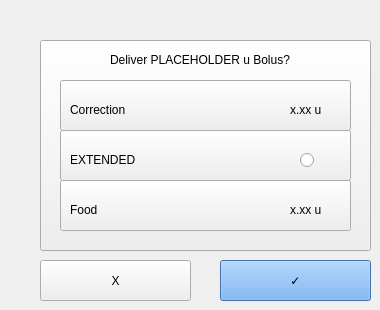
   <widget class="QWidget" name="page_6">
    <widget class="QPushButton" name="page5BackgroundButton">
     <property name="geometry">
      <rect>
       <x>40</x>
       <y>40</y>
       <width>331</width>
       <height>211</height>
      </rect>
     </property>
     <property name="styleSheet">
      <string notr="true">font: 75 25pt &quot;DejaVu Sans&quot;;
</string>
     </property>
     <property name="text">
      <string/>
     </property>
    </widget>
    <widget class="QLabel" name="page5MainLabel">
     <property name="geometry">
      <rect>
       <x>110</x>
       <y>50</y>
       <width>211</width>
       <height>20</height>
      </rect>
     </property>
     <property name="text">
      <string>Deliver PLACEHOLDER u Bolus?</string>
     </property>
    </widget>
    <widget class="QPushButton" name="page5CorrectionButton">
     <property name="geometry">
      <rect>
       <x>60</x>
       <y>80</y>
       <width>291</width>
       <height>51</height>
      </rect>
     </property>
     <property name="styleSheet">
      <string notr="true">font: 75 25pt &quot;DejaVu Sans&quot;;
</string>
     </property>
     <property name="text">
      <string/>
     </property>
    </widget>
    <widget class="QPushButton" name="page5ExtendedButton">
     <property name="geometry">
      <rect>
       <x>60</x>
       <y>130</y>
       <width>291</width>
       <height>51</height>
      </rect>
     </property>
     <property name="styleSheet">
      <string notr="true">font: 75 25pt &quot;DejaVu Sans&quot;;
</string>
     </property>
     <property name="text">
      <string/>
     </property>
    </widget>
    <widget class="QPushButton" name="page5FoodButton">
     <property name="geometry">
      <rect>
       <x>60</x>
       <y>180</y>
       <width>291</width>
       <height>51</height>
      </rect>
     </property>
     <property name="styleSheet">
      <string notr="true">font: 75 25pt &quot;DejaVu Sans&quot;;
</string>
     </property>
     <property name="text">
      <string/>
     </property>
    </widget>
    <widget class="QLabel" name="page5CorrectionLabel">
     <property name="geometry">
      <rect>
       <x>70</x>
       <y>100</y>
       <width>71</width>
       <height>20</height>
      </rect>
     </property>
     <property name="text">
      <string>Correction</string>
     </property>
    </widget>
    <widget class="QLabel" name="page5ExtendedLabel">
     <property name="geometry">
      <rect>
       <x>70</x>
       <y>150</y>
       <width>81</width>
       <height>20</height>
      </rect>
     </property>
     <property name="text">
      <string>EXTENDED</string>
     </property>
    </widget>
    <widget class="QLabel" name="page5FoodLabel">
     <property name="geometry">
      <rect>
       <x>70</x>
       <y>200</y>
       <width>71</width>
       <height>20</height>
      </rect>
     </property>
     <property name="text">
      <string>Food</string>
     </property>
    </widget>
    <widget class="QLabel" name="page5CorrectionVarLabel">
     <property name="geometry">
      <rect>
       <x>290</x>
       <y>100</y>
       <width>51</width>
       <height>20</height>
      </rect>
     </property>
     <property name="text">
      <string>x.xx u</string>
     </property>
    </widget>
    <widget class="QLabel" name="page5FoodVarLabel">
     <property name="geometry">
      <rect>
       <x>290</x>
       <y>200</y>
       <width>51</width>
       <height>20</height>
      </rect>
     </property>
     <property name="text">
      <string>x.xx u</string>
     </property>
    </widget>
    <widget class="QRadioButton" name="page5ExtendedRadioButton">
     <property name="geometry">
      <rect>
       <x>300</x>
       <y>150</y>
       <width>16</width>
       <height>21</height>
      </rect>
     </property>
     <property name="text">
      <string/>
     </property>
    </widget>
    <widget class="QPushButton" name="page5CheckButton">
     <property name="geometry">
      <rect>
       <x>220</x>
       <y>260</y>
       <width>151</width>
       <height>41</height>
      </rect>
     </property>
     <property name="styleSheet">
      <string notr="true">font: 75 35pt &quot;DejaVu Sans&quot;;

background-color: rgb(98, 160, 234);</string>
     </property>
     <property name="text">
      <string>✓</string>
     </property>
    </widget>
    <widget class="QPushButton" name="page5CancelButton">
     <property name="geometry">
      <rect>
       <x>40</x>
       <y>260</y>
       <width>151</width>
       <height>41</height>
      </rect>
     </property>
     <property name="styleSheet">
      <string notr="true">font: 75 35pt &quot;DejaVu Sans&quot;;
</string>
     </property>
     <property name="text">
      <string>X</string>
     </property>
    </widget>
   </widget>
